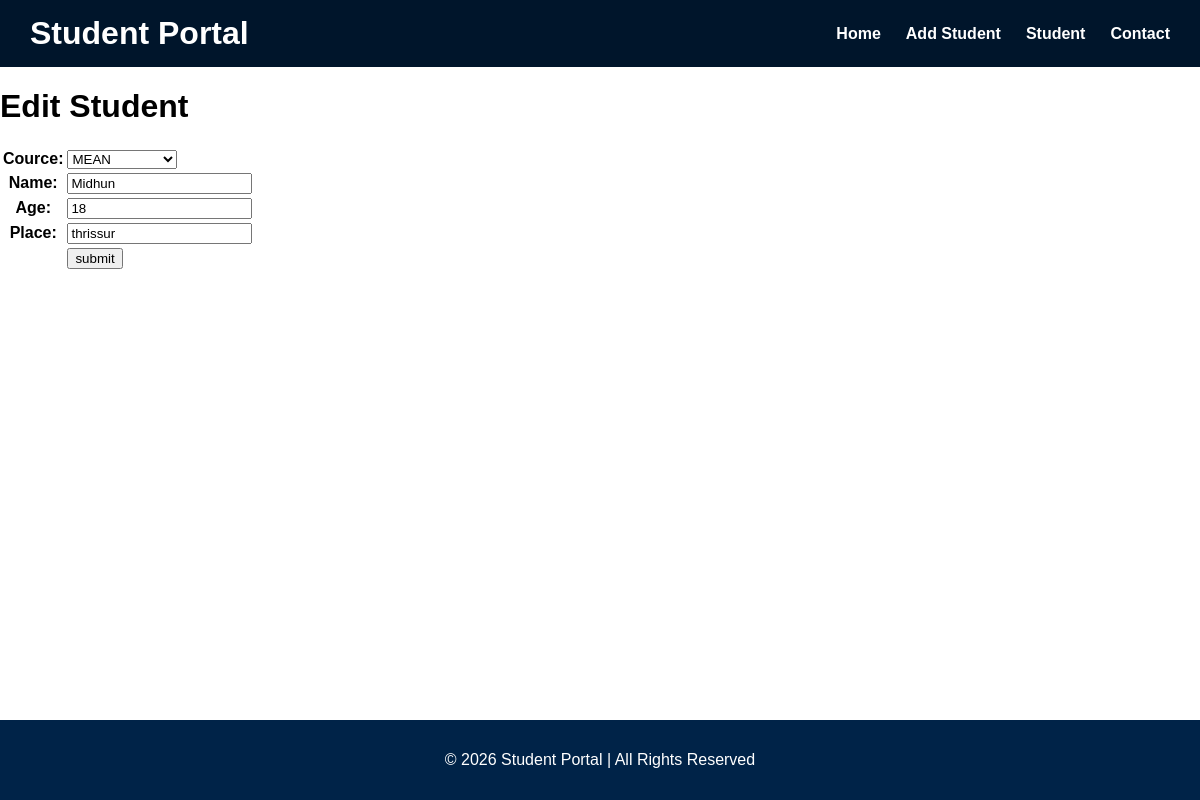
/app/edit-student/5, run on the app's committed database.
### app/models.py (models this page shows, shortened)
class Student(models.Model):
    cource = models.ForeignKey(Cource, on_delete=models.CASCADE)
    name = models.CharField(max_length=255)
    age = models.IntegerField()
    place = models.CharField(max_length=255)

class Cource(models.Model):
    name = models.CharField(max_length=255)
    duration = models.CharField(max_length=255)
    def __str__(self):
        return self.name

### app/views.py (the view, shortened to what this page needs)
# urls.py: path("edit-student/<int:id>", views.edit_student, name="edit_student"),
def edit_student(request, id):
    student = Student.objects.get(pk=id)
    form = StudentForm(instance=student)
    context = {"form": form}
    return render(request, "app/edit_student.html", context)

### app/forms.py
class StudentForm(forms.ModelForm):
    class Meta:
        model = Student
        fields = "__all__"

### app/templates/app/edit_student.html (shortened to what this page needs)
{% extends 'app/base.html' %}
{% block content %}
<h1>
    Edit Student
</h1>
<table>
    <form action="" method="post">
        {{form.as_table}}
        <tr>
            <td></td><td><input type="submit" value="submit"></td>
        </tr>
</form>
</table>
{% endblock content %}

### app/static/app/css/style.css (style rules this page uses)
body { margin:0; font-family:Arial, Helvetica, sans-serif; }

### data on the page
Student: cource "MEAN", age "18", place "thrissur"
Cource: name "Midhun"
